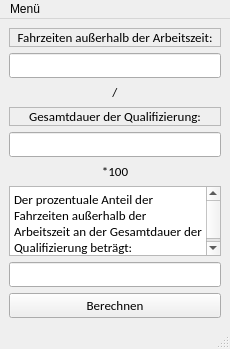
<?xml version="1.0" encoding="UTF-8"?>
<ui version="4.0">
 <class>RechnerWindow</class>
 <widget class="QMainWindow" name="RechnerWindow">
  <property name="geometry">
   <rect>
    <x>0</x>
    <y>0</y>
    <width>230</width>
    <height>348</height>
   </rect>
  </property>
  <property name="windowTitle">
   <string>MainWindow</string>
  </property>
  <widget class="QWidget" name="centralwidget">
   <layout class="QVBoxLayout" name="verticalLayout">
    <item>
     <widget class="QLabel" name="LabelFahrzeiten">
      <property name="font">
       <font>
        <family>Calibri</family>
        <pointsize>10</pointsize>
       </font>
      </property>
      <property name="frameShape">
       <enum>QFrame::StyledPanel</enum>
      </property>
      <property name="frameShadow">
       <enum>QFrame::Plain</enum>
      </property>
      <property name="text">
       <string>Fahrzeiten außerhalb der Arbeitszeit:</string>
      </property>
      <property name="alignment">
       <set>Qt::AlignCenter</set>
      </property>
     </widget>
    </item>
    <item>
     <widget class="QLineEdit" name="FahrzeitStunden">
      <property name="font">
       <font>
        <family>Calibri</family>
        <pointsize>10</pointsize>
       </font>
      </property>
      <property name="alignment">
       <set>Qt::AlignCenter</set>
      </property>
      <property name="readOnly">
       <bool>true</bool>
      </property>
     </widget>
    </item>
    <item>
     <widget class="QLabel" name="LabelDivision">
      <property name="font">
       <font>
        <family>Calibri</family>
        <pointsize>10</pointsize>
       </font>
      </property>
      <property name="text">
       <string>/</string>
      </property>
      <property name="alignment">
       <set>Qt::AlignCenter</set>
      </property>
     </widget>
    </item>
    <item>
     <widget class="QLabel" name="LaberDauerQualifizierung">
      <property name="font">
       <font>
        <family>Calibri</family>
        <pointsize>10</pointsize>
       </font>
      </property>
      <property name="frameShape">
       <enum>QFrame::StyledPanel</enum>
      </property>
      <property name="frameShadow">
       <enum>QFrame::Plain</enum>
      </property>
      <property name="text">
       <string>Gesamtdauer der Qualifizierung:</string>
      </property>
      <property name="alignment">
       <set>Qt::AlignCenter</set>
      </property>
     </widget>
    </item>
    <item>
     <widget class="QLineEdit" name="GesDauerQualStunden">
      <property name="font">
       <font>
        <family>Calibri</family>
        <pointsize>10</pointsize>
       </font>
      </property>
      <property name="alignment">
       <set>Qt::AlignCenter</set>
      </property>
      <property name="readOnly">
       <bool>true</bool>
      </property>
     </widget>
    </item>
    <item>
     <widget class="QLabel" name="LabelPercent">
      <property name="font">
       <font>
        <family>Calibri</family>
        <pointsize>10</pointsize>
       </font>
      </property>
      <property name="text">
       <string>*100</string>
      </property>
      <property name="alignment">
       <set>Qt::AlignCenter</set>
      </property>
     </widget>
    </item>
    <item>
     <widget class="QTextEdit" name="TextBoxErgebnis">
      <property name="font">
       <font>
        <family>Calibri</family>
        <pointsize>10</pointsize>
       </font>
      </property>
      <property name="autoFillBackground">
       <bool>false</bool>
      </property>
      <property name="frameShape">
       <enum>QFrame::StyledPanel</enum>
      </property>
      <property name="frameShadow">
       <enum>QFrame::Plain</enum>
      </property>
      <property name="html">
       <string>&lt;!DOCTYPE HTML PUBLIC &quot;-//W3C//DTD HTML 4.0//EN&quot; &quot;http://www.w3.org/TR/REC-html40/strict.dtd&quot;&gt;
&lt;html&gt;&lt;head&gt;&lt;meta name=&quot;qrichtext&quot; content=&quot;1&quot; /&gt;&lt;meta charset=&quot;utf-8&quot; /&gt;&lt;style type=&quot;text/css&quot;&gt;
p, li { white-space: pre-wrap; }
&lt;/style&gt;&lt;/head&gt;&lt;body style=&quot; font-family:'Calibri'; font-size:10pt; font-weight:400; font-style:normal;&quot;&gt;
&lt;p style=&quot; margin-top:0px; margin-bottom:0px; margin-left:0px; margin-right:0px; -qt-block-indent:0; text-indent:0px;&quot;&gt;&lt;span style=&quot; font-family:'Segoe UI';&quot;&gt;Der prozentuale Anteil der Fahrzeiten außerhalb der Arbeitszeit an der Gesamtdauer der Qualifizierung beträgt:&lt;/span&gt;&lt;/p&gt;&lt;/body&gt;&lt;/html&gt;</string>
      </property>
     </widget>
    </item>
    <item>
     <widget class="QLineEdit" name="EndergebnisProzent">
      <property name="font">
       <font>
        <family>Calibri</family>
        <pointsize>10</pointsize>
       </font>
      </property>
      <property name="alignment">
       <set>Qt::AlignCenter</set>
      </property>
      <property name="readOnly">
       <bool>true</bool>
      </property>
     </widget>
    </item>
    <item>
     <widget class="QPushButton" name="PushButtonBerechnen">
      <property name="font">
       <font>
        <family>Calibri</family>
        <pointsize>10</pointsize>
       </font>
      </property>
      <property name="text">
       <string>Berechnen</string>
      </property>
     </widget>
    </item>
   </layout>
  </widget>
  <widget class="QMenuBar" name="menubar">
   <property name="geometry">
    <rect>
     <x>0</x>
     <y>0</y>
     <width>230</width>
     <height>21</height>
    </rect>
   </property>
   <widget class="QMenu" name="menuMen">
    <property name="title">
     <string>Menü</string>
    </property>
    <addaction name="WindowKundenInformationen"/>
    <addaction name="WindowFahrzeiten"/>
    <addaction name="WindowRechner"/>
   </widget>
   <addaction name="menuMen"/>
  </widget>
  <widget class="QStatusBar" name="statusbar"/>
  <action name="WindowKundenInformationen">
   <property name="text">
    <string>Kundeninformationen</string>
   </property>
  </action>
  <action name="WindowFahrzeiten">
   <property name="text">
    <string>Fahrzeiten</string>
   </property>
  </action>
  <action name="WindowRechner">
   <property name="text">
    <string>Rechner</string>
   </property>
  </action>
 </widget>
 <resources/>
 <connections/>
</ui>
